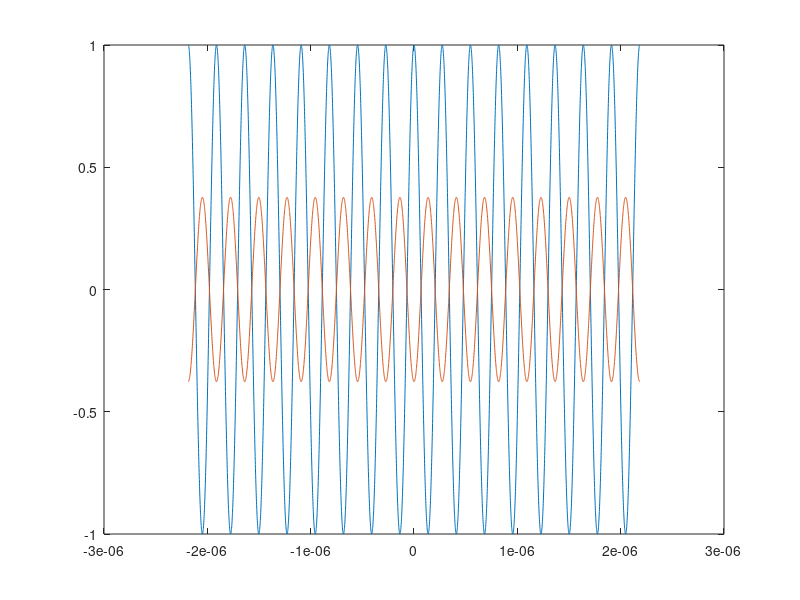

This figure's MATLAB source:
clc
clear all
% close all
l=546.1e-9;
xi=-4*l;
xf=4*l;
dx=1e-9;
x=xi:dx:xf;
fps=10;
ti=1/fps;

t=0:ti/1000:ti;
c=3e8;

y=cos(4*pi*x/l);
f=60;
n=(2*l/6)*sin(2*pi*f*t);
yf=zeros(size(x));
yf2=zeros(size(x));
Nx=length(x);
j0=round(1+((0-xi)*(Nx-1)/(xf-xi)));

for i=1:length(n)
    
    dn=n(i);
    if (dn<xi)
        jn=1;
    elseif (dn>xf)
        jn=length(x);
    else
        jn=round(1+((dn-xi)*(Nx-1)/(xf-xi)));        
    end
    y1=zeros(size(x));
    dj=jn-j0;
    if (dj<0)
        y1(1-dj:Nx)=y(1:Nx+dj);
    else
        y1(1:Nx-dj)=y(1+dj:Nx);
    end
    yf2=yf2+y1;
    
    for j=1:Nx
        yf(j)=yf(j)+cos(4*pi*(x(j)+n(i))/l);
    end
end
yf=yf/length(t);
yf2=yf2/length(t);

plot(x,y,x,yf);
% figure;
% plot(t,dx);